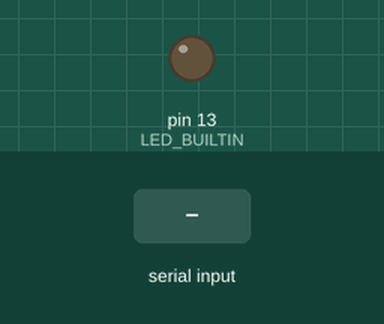
Simulated run of this sketch. Board: Arduino Uno, built with avr-gcc and run on an emulated ATmega328P. Parts: output pins drawn as LEDs (lit = HIGH). The test bench sets the inputs (shaded band).

Above: at 1.2 s.
1.3 s: "o" received over Serial
At 2.5 s:
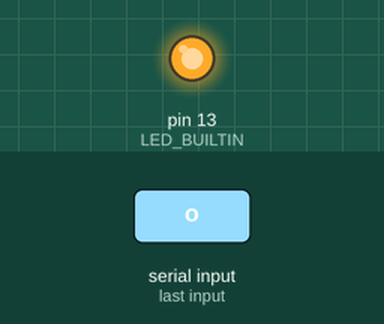
2.8 s: "x" received over Serial
At 3.7 s:
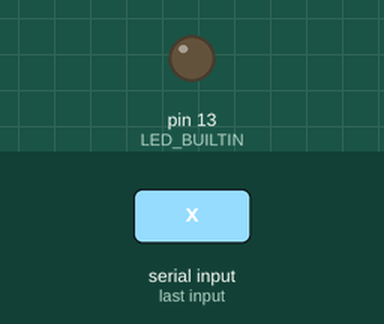
Timing chart, 0 to 5.8 s (numbered marks = the images above; inputs shaded):
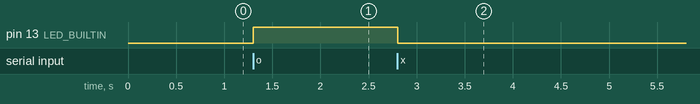

Measured:
- after the input at 1.3 s, pin 13 (LED_BUILTIN): LOW → HIGH at once
- after the input at 2.8 s, pin 13 (LED_BUILTIN): HIGH → LOW at once

The sketch:

serial_server.ino
```cpp
/*
  Serial Server
     - Respond to single character commands received via serial
*/

void setup() {
  // Initialize serial port
  Serial.begin(115200);

  // Initialize output pins
  pinMode(LED_BUILTIN, OUTPUT);
}

void loop() {

  // Check for any incoming bytes
  if (Serial.available() > 0) {
    char new_char = Serial.read();

    // Respond to command "x"
    if(new_char == 'x') {
      // Turn off LED pin 13
      digitalWrite(LED_BUILTIN, LOW);
    }

    // Respond to command "o"
    if(new_char == 'o') {
      // Turn on LED pin 13
      digitalWrite(LED_BUILTIN, HIGH);
    }

  }

  // Wait a bit
  delay(10);
}
```
